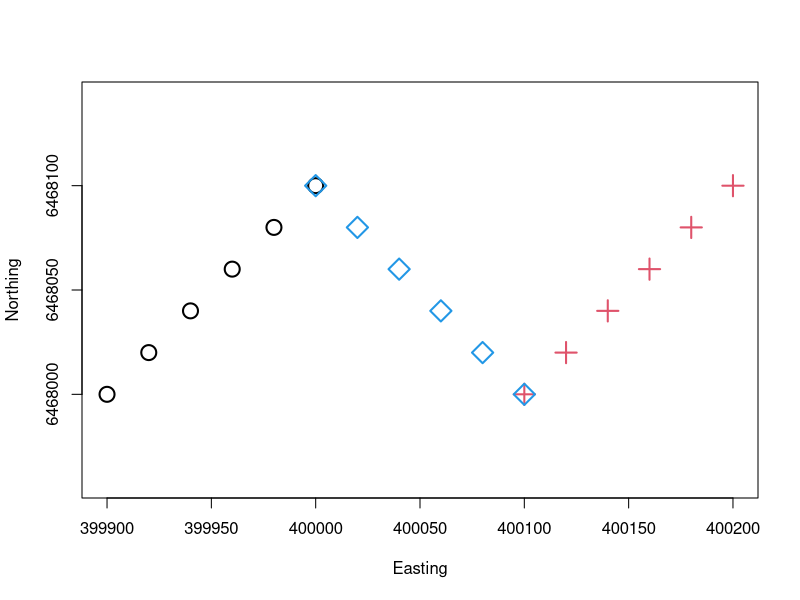

This chart was generated by the following R code:
library(sf)

data0 <- data.frame(Easting=c(seq(399900,400000,20),
                              seq(400100,400200,20),
                              seq(400000,400100,20)),
                    Northing=c(seq(6468000,6468100,20),
                               seq(6468000,6468100,20),
                               seq(6468100,6468000,-20)),
                    Conc=runif(18,30,500),
                    Set = factor(rep(c("A","B","C"), each=6)))

with(data0, plot(Easting, Northing, asp=1, col=c(1,2,4)[Set],
                 lwd=2, cex=2, pch = c(1,3,5)[Set]))

sfdata0 <- st_as_sf(x=data0, coords=c("Easting","Northing"), crs=st_crs(32750))

# identify rows with duplicate coordinates
(duprows <- which(table(unlist(st_equals(sfdata0)))>1))
# add random noise to rows with duplicate coordinates
sfdata0[duprows,] <- st_jitter(sfdata0[duprows,], factor = 0.01)
